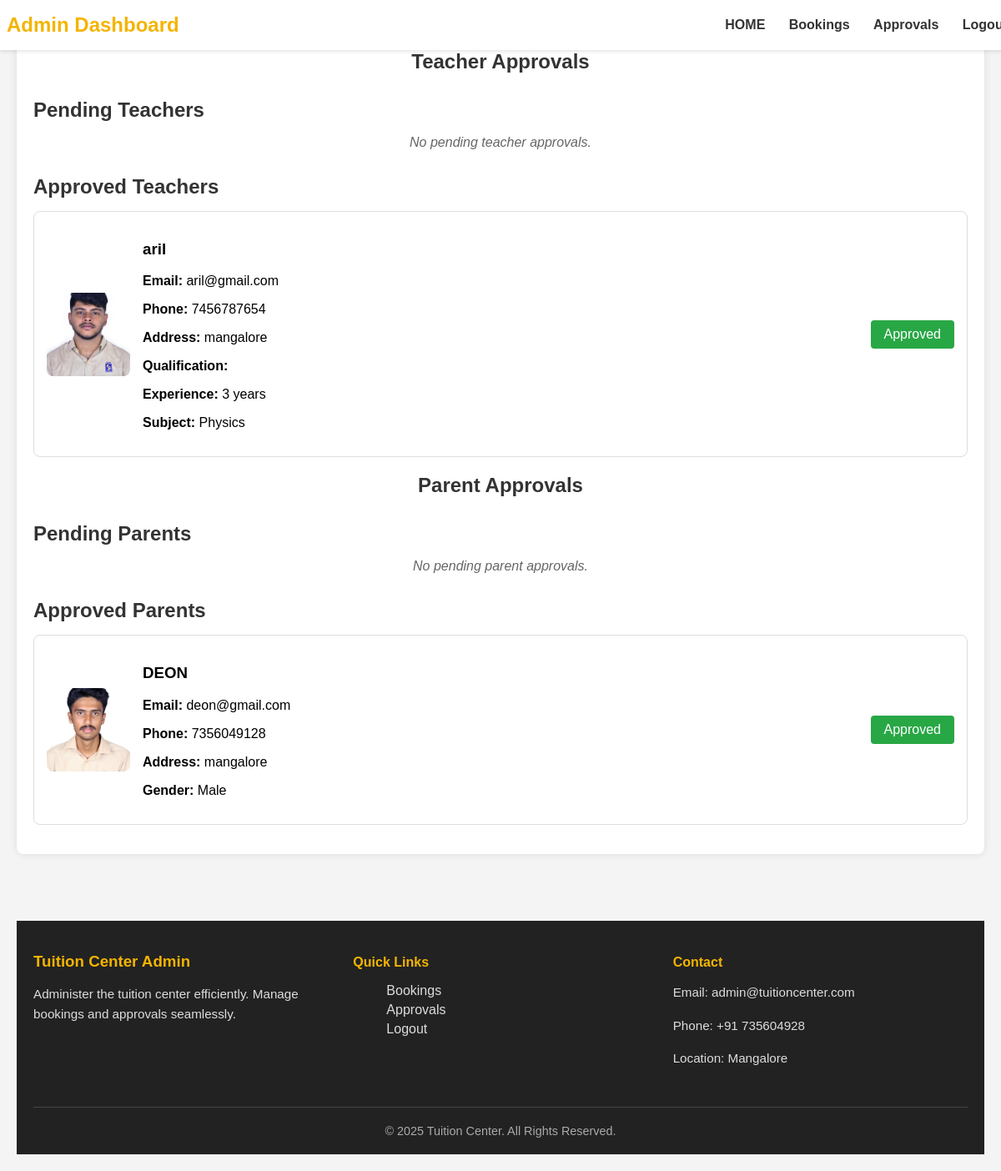
/dashboard/admin/approvals/ (signed in), run on an earlier commit of the app's database.
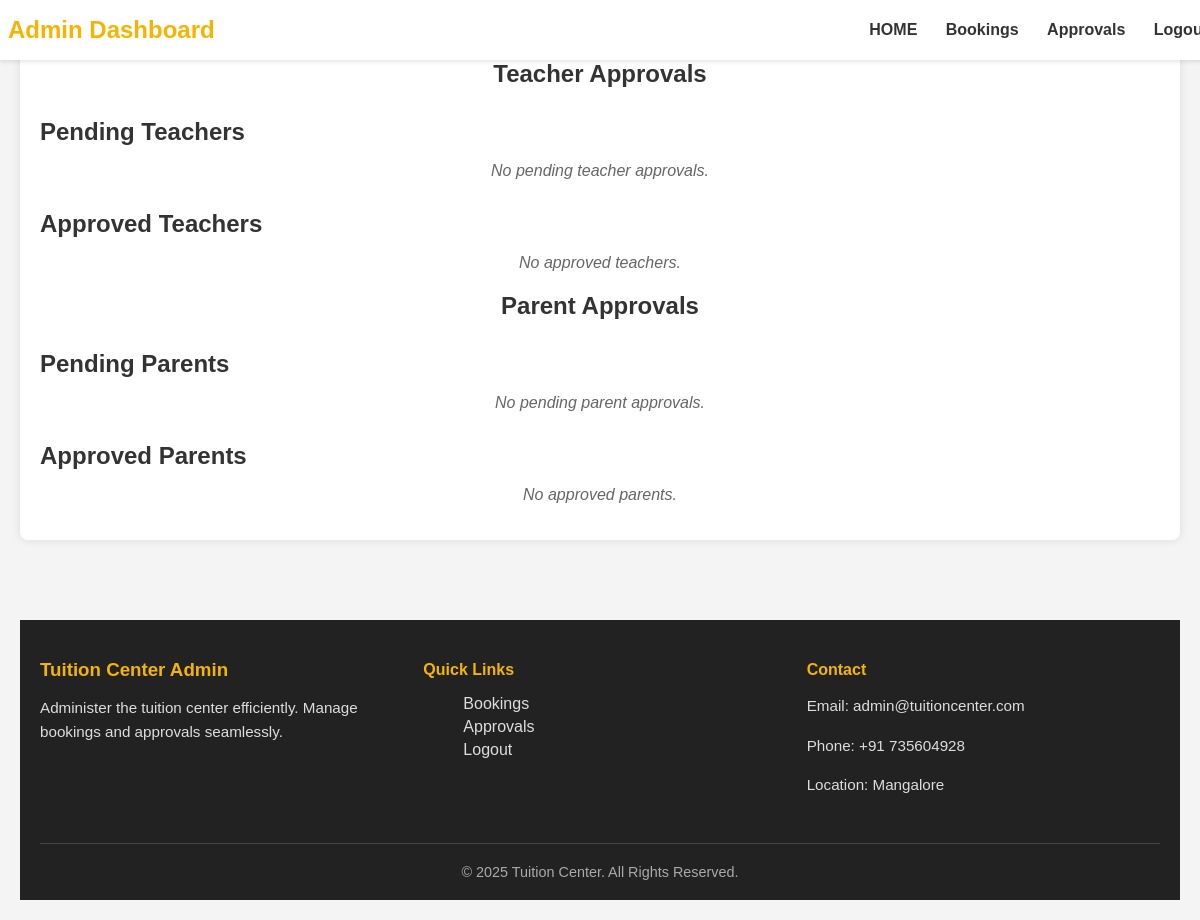
And on a later commit of the database.
### teachers/models.py (models this page shows, shortened)
class TeacherProfile(models.Model):
    user = models.OneToOneField(User, on_delete=models.CASCADE)
    name = models.CharField(max_length=100)
    phone = models.CharField(max_length=15)
    gender = models.CharField(max_length=10)
    address = models.TextField()
    subject = models.CharField(max_length=50)
    experience = models.IntegerField(default=0)
    image = models.ImageField(upload_to='teacher_images/', null=True, blank=True)
    is_approved = models.BooleanField(default=False)

### parents/models.py (models this page shows, shortened)
class ParentProfile(models.Model):
    user = models.OneToOneField(User, on_delete=models.CASCADE)
    name = models.CharField(max_length=100,default='unknown')
    phone = models.CharField(max_length=10)
    gender = models.CharField(max_length=10)
    address = models.TextField()
    image = models.ImageField(upload_to='parents/')
    is_approved = models.BooleanField(default=False)

### parents/views.py (the view)
# urls.py: path('dashboard/admin/approvals/', views.admin_approvals, name='admin_approvals'),
@login_required
@user_passes_test(lambda u: u.is_superuser)
def admin_approvals(request):
    pending_teachers = TeacherProfile.objects.filter(is_approved=False)
    approved_teachers = TeacherProfile.objects.filter(is_approved=True)
    pending_parents = ParentProfile.objects.filter(is_approved=False)
    approved_parents = ParentProfile.objects.filter(is_approved=True)
    return render(request, 'admin/approvals.html', {
        'pending_teachers': pending_teachers,
        'approved_teachers': approved_teachers,
        'pending_parents': pending_parents,
        'approved_parents': approved_parents
    })

### Templates/admin/approvals.html (shortened to what the changed rows need)
{% load static %}
<!DOCTYPE html>
<html lang="en">
<head>
</head>
<body>
    <section class="banner">
    <div class="container">
        <h1>Teacher Approvals</h1>
        <h2 class="section-title">Pending Teachers</h2>
        {% if pending_teachers %}
            {% for teacher in pending_teachers %}
                <div class="teacher-card">
                    <div class="teacher-info">
                        {% if teacher.image %}
                            <img src="{{ teacher.image.url }}" alt="Teacher Photo" class="teacher-photo">
                        {% endif %}
                        <div class="teacher-details">
                            <h3>{{ teacher.name }}</h3>
                            <p><strong>Email:</strong> {{ teacher.user.email }}</p>
                            <p><strong>Phone:</strong> {{ teacher.phone }}</p>
                            <p><strong>Address:</strong> {{ teacher.address }}</p>
                            <p><strong>Qualification:</strong> {{ teacher.qualification }}</p>
                            <p><strong>Experience:</strong> {{ teacher.experience }} years</p>
                            <p><strong>Subject:</strong> {{ teacher.subject }}</p>
                        </div>
                    </div>
                    <div class="actions">
                        <a href="{% url 'approve_teacher' teacher.id %}" class="btn btn-accept">Approve</a>
                        <a href="{% url 'reject_teacher' teacher.id %}" class="btn btn-decline">Reject</a>
                    </div>
                </div>
            {% endfor %}
        {% else %}
            <p class="no-teachers">No pending teacher approvals.</p>
        {% endif %}
        <h2 class="section-title">Approved Teachers</h2>
        {% if approved_teachers %}
            {% for teacher in approved_teachers %}
                <div class="teacher-card">
                    <div class="teacher-info">
                        {% if teacher.image %}
                            <img src="{{ teacher.image.url }}" alt="Teacher Photo" class="teacher-photo">
                        {% endif %}
                        <div class="teacher-details">
                            <h3>{{ teacher.name }}</h3>
                            <p><strong>Email:</strong> {{ teacher.user.email }}</p>
                            <p><strong>Phone:</strong> {{ teacher.phone }}</p>
                            <p><strong>Address:</strong> {{ teacher.address }}</p>
                            <p><strong>Qualification:</strong> {{ teacher.qualification }}</p>
                            <p><strong>Experience:</strong> {{ teacher.experience }} years</p>
                            <p><strong>Subject:</strong> {{ teacher.subject }}</p>
                        </div>
                    </div>
                    <div class="actions">
                        <span class="btn" style="background-color: #28a745; color: white;">Approved</span>
                    </div>
                </div>
            {% endfor %}
        {% else %}
            <p class="no-teachers">No approved teachers.</p>
        {% endif %}
        <h1>Parent Approvals</h1>
        <h2 class="section-title">Pending Parents</h2>
        {% if pending_parents %}
            {% for parent in pending_parents %}
                <div class="parent-card">
                    <div class="parent-info">
                        {% if parent.image %}
                            <img src="{{ parent.image.url }}" alt="Parent Photo" class="parent-photo">
                        {% endif %}
                        <div class="parent-details">
                            <h3>{{ parent.name }}</h3>
                            <p><strong>Email:</strong> {{ parent.user.email }}</p>
                            <p><strong>Phone:</strong> {{ parent.phone }}</p>
                            <p><strong>Address:</strong> {{ parent.address }}</p>
                            <p><strong>Gender:</strong> {{ parent.gender }}</p>
                        </div>
                    </div>
                    <div class="actions">
                        <a href="{% url 'approve_parent' parent.id %}" class="btn btn-accept">Approve</a>
                        <a href="{% url 'reject_parent' parent.id %}" class="btn btn-decline">Reject</a>
                    </div>
                </div>
            {% endfor %}
        {% else %}
            <p class="no-parents">No pending parent approvals.</p>
        {% endif %}
        <h2 class="section-title">Approved Parents</h2>
        {% if approved_parents %}
            {% for parent in approved_parents %}
                <div class="parent-card">
                    <div class="parent-info">
                        {% if parent.image %}
                            <img src="{{ parent.image.url }}" alt="Parent Photo" class="parent-photo">
                        {% endif %}
                        <div class="parent-details">
                            <h3>{{ parent.name }}</h3>
                            <p><strong>Email:</strong> {{ parent.user.email }}</p>
                            <p><strong>Phone:</strong> {{ parent.phone }}</p>
                            <p><strong>Address:</strong> {{ parent.address }}</p>
                            <p><strong>Gender:</strong> {{ parent.gender }}</p>
                        </div>
                    </div>
                    <div class="actions">
                        <span class="btn" style="background-color: #28a745; color: white;">Approved</span>
                    </div>
                </div>
            {% endfor %}
        {% else %}
            <p class="no-parents">No approved parents.</p>
        {% endif %}
    </div>
</body>
</html>

What changed in the data, as far as the page shows it:
removed TeacherProfile: image (picture), name "aril", user.email "aril@gmail.com", phone "7456787654", address "mangalore", experience "3", subject "Physics"
removed ParentProfile: image (picture), name "DEON", user.email "deon@gmail.com", phone "7356049128", address "mangalore", gender "Male"
Also different on the page:
text now shown: "No approved teachers. No approved parents."
